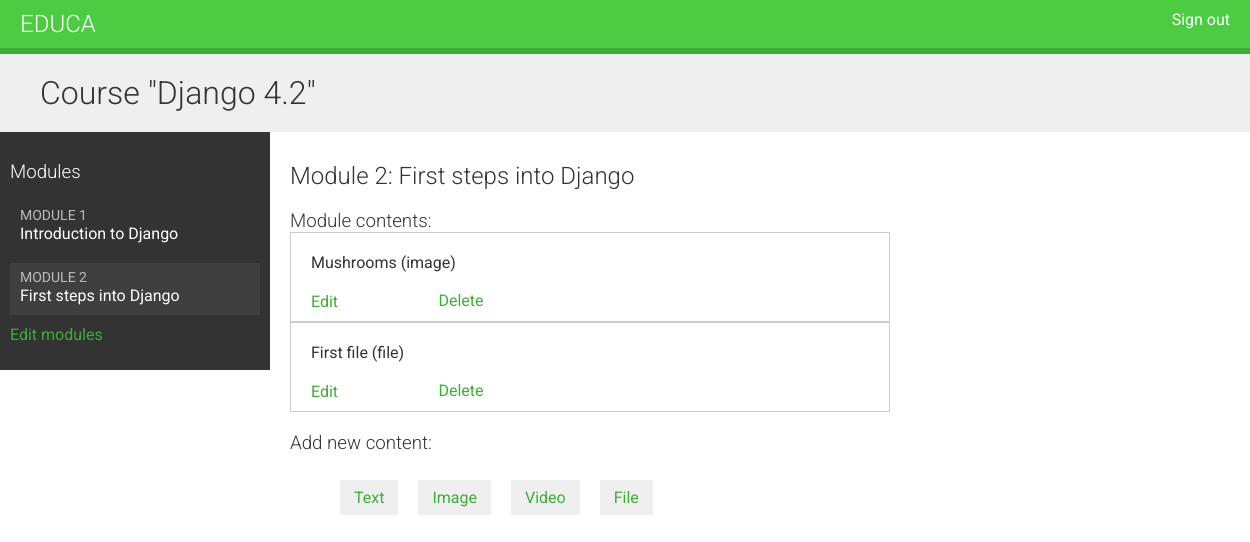
The app's page /course/module/9/ (signed in), older data.
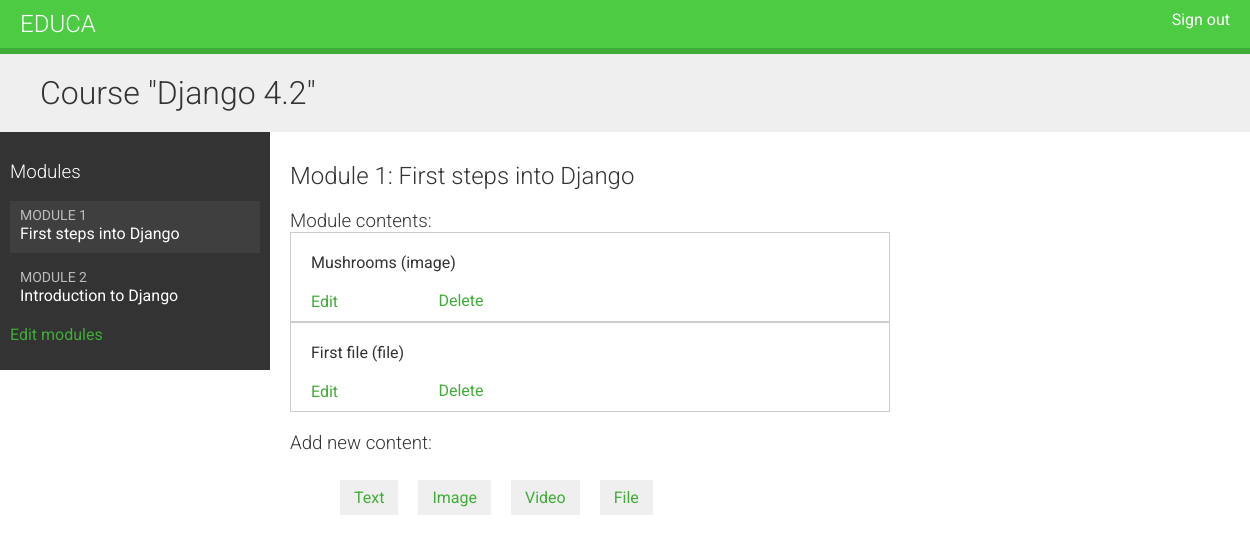
The same page, newer data.
### courses/models.py (models this page shows, shortened)
class Course(models.Model):
    owner = models.ForeignKey(User,
                              related_name='courses_created',
                              on_delete=models.CASCADE)
    subject = models.ForeignKey(Subject,
                                related_name='courses',
                                on_delete=models.CASCADE)
    title = models.CharField(max_length=200)
    slug = models.SlugField(max_length=200, unique=True)
    overview = models.TextField()
    created = models.DateTimeField(auto_now_add=True)
    class Meta:
        ordering = ['-created']

class Module(models.Model):
    course = models.ForeignKey(Course,
                               related_name='modules',
                               on_delete=models.CASCADE)
    title = models.CharField(max_length=200)
    description = models.TextField(blank=True)
    order = OrderField(blank=True, for_fields=['course'])
    class Meta:
        ordering = ['order']

class Content(models.Model):
    module = models.ForeignKey(Module,
                               related_name='contents',
                               on_delete=models.CASCADE)
    content_type = models.ForeignKey(ContentType,
                                     on_delete=models.CASCADE,
                                     limit_choices_to={'model__in': (
                                                        'text',
                                                        'video',
                                                        'image',
                                                        'file')})
    object_id = models.PositiveIntegerField()
    item = GenericForeignKey('content_type', 'object_id')
    order = OrderField(blank=True, for_fields=['module'])
    class Meta:
        ordering = ['order']

class ItemBase(models.Model):
    owner = models.ForeignKey(User,
                              related_name='%(class)s_related',
                              on_delete=models.CASCADE)
    title = models.CharField(max_length=250)
    created = models.DateTimeField(auto_now_add=True)
    updated = models.DateTimeField(auto_now=True)
    class Meta:
        abstract = True
    def __str__(self):
        return self.title

class Image(ItemBase):
    file = models.FileField(upload_to='images')

class File(ItemBase):
    file = models.FileField(upload_to='files')

### courses/views.py (the view)
class ModuleContentListView(TemplateResponseMixin, View):
    template_name = 'courses/manage/module/content_list.html'
    def get(self, request, module_id):
        module = get_object_or_404(Module,
                                   id=module_id,
                                   course__owner=request.user)
        return self.render_to_response({'module': module})

### courses/templatetags/course.py (called while the page is built)
@register.filter
def model_name(obj):
    try:
        return obj._meta.model_name
    except AttributeError:
        return None

### courses/templates/courses/manage/module/content_list.html (shortened to what this page needs)
{% extends "base.html" %}
{% load course %}
{% block content %}
{% with course=module.course %}
    <h1>Course "{{ course.title }}"</h1>
    <div class="contents">
        <h3>Modules</h3>
        <ul id="modules">
            {% for m in course.modules.all %}
                <li data-id="{{ m.id }}" {% if m == module %} class="selected"{% endif %}>
                    <a href="{% url 'module_content_list' m.id %}">
                        <span>
                            Module <span class="order">{{ m.order|add:1 }}</span>
                        </span>
                        <br>
                        {{ m.title }}
                    </a>
                </li>
            {% empty %}
                <li>No modules yet.</li>
            {% endfor %}
        </ul>
        <p><a href="{% url 'course_module_update' course.id %}">
            Edit modules</a></p>
    </div>
    <div class="module">
        <h2>Module {{ module.order|add:1 }}: {{ module.title }}</h2>
        <h3>Module contents:</h3>
        <div id="module-contents">
            {% for content in module.contents.all %}
                <div data-id="{{ content.id }}">
                    {% with item=content.item %}
                        <p>{{ item }} ({{ item|model_name }})</p>
                        <a href="{% url 'module_content_update' module.id item|model_name item.id %}">
                            Edit
                        </a>
                        <form action="{% url 'module_content_delete' content.id %}" method="post">
                            <input type="submit" value="Delete">
                        </form>
                    {% endwith %}
                </div>
            {% empty %}
                <p>This module has no contents yet.</p>
            {% endfor %}
        </div>
        <h3>Add new content:</h3>
        <ul class="content-types">
            <li>
                <a href="{% url 'module_content_create' module.id 'text' %}">
                    Text
                </a>
            </li>
            <li>
                <a href="{% url 'module_content_create' module.id 'image' %}">
                    Image
                </a>
            </li>
            <li>
                <a href="{% url 'module_content_create' module.id 'video' %}">
                    Video
                </a>
            </li>
                        <li>
                <a href="{% url 'module_content_create' module.id 'file' %}">
                    File
                </a>
            </li>
        </ul>
    </div>
{% endwith %}
{% endblock %}

### courses/templates/base.html (shortened to what this page needs)
{% load static %}
<!DOCTYPE html>
<html lang="en">
<head>
    <link href="{% static 'css/base.css' %}" rel="stylesheet">
</head>
<body>
    <div id="header">
        <a href="/" class="logo">Educa</a>
        <ul class="menu">
            {% if request.user.is_authenticated %}
                <li><a href="{% url 'logout' %}">Sign out</a></li>
            {% else %}
                <li><a href="{% url 'login' %}">Sign in</a></li>
            {% endif %}
        </ul>
    </div>
    <div id="content">
        {% block content %}
        {% endblock %}
    </div>
</body>
</html>

### courses/static/css/base.css (style rules this page uses)
body { margin:0; font-family:'Roboto', sans-serif; font-weight:400; color:#333; }
a { color:#3fad37; text-decoration:none; }
ul { float:left; }
h1, h2, h3, h4, h5, h6 { font-family:'Roboto', sans-serif; font-weight:300; }
h1 { background:#efefef; width:100%; overflow:auto; padding:20px 0 20px 40px; margin:0; }
.module { padding:10px 20px; float:left; width:600px; }
.module h3 { margin:20px 0 0; padding:0; width:100%; }
.module p { margin:10px 0 20px; width:100%; float:left; }
#header { background:#4dcc43; overflow:auto; padding:10px 20px; border-bottom:6px solid #3fad37; }
#header .logo { text-decoration:none; font-family:'Roboto', sans-serif; font-weight:300; text-transform:uppercase; font-size:24px; color:#fff; float:left; }
#header a { color:#fff; }
#header .menu { list-style:none; float:right; margin:0; padding:0; }
.contents { width:20%; padding:10px; float:left; background:#333; color: #fff; font-family:'Roboto', sans-serif; }
.contents ul { list-style:none; margin:0; padding:0; width:100%; }
.contents ul li { margin:0 0 10px 0; padding:4px 10px 10px; overflow:auto; cursor:move; }
.contents ul li.selected { background:#3f3f3f; }
.contents ul span { text-transform:uppercase; color:#bbb; font-size:14px; }
.contents ul a { display:block; color:#fff; text-decoration:none; }
ul.content-types li { list-style:none; float:left; margin:10px; background:#efefef; padding:8px 14px; }
input, select, textarea { border:1px solid #ccc; border-bottom:3px solid #ccc; padding:8px 12px; font-size:16px; font-family:'Roboto', sans-serif; float:left; clear:both; width:300px; }
input[type=submit], a.button { border-radius:5px; background:#4dcc43; color:#fff; font-size:16px; text-transform:uppercase; border:none; padding:10px 20px; margin:20px 0; }
#module-contents div { padding:10px 20px; border:1px solid #ccc; background:#fff }
#module-contents form { margin:0; padding:0; }
#module-contents input[type=submit] { color:#3fad37; background:none; margin:-20px 0 0; padding:0; float:left; text-transform:none; }

Row changes from the older to the newer data that the page shows:
changed Module "First steps into Django": order|add "2" → "1"; moves up the list
changed Module "Introduction to Django": order|add "1" → "2"
